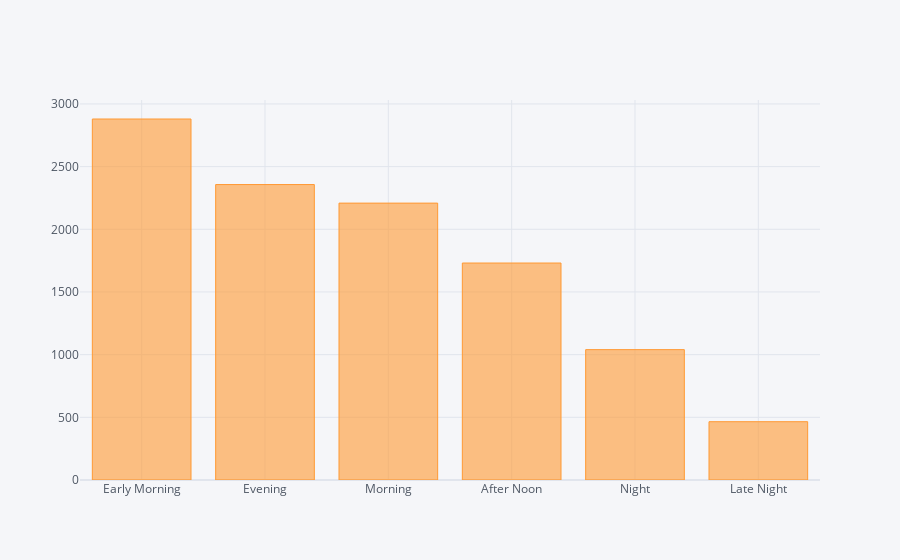

The notebook cell saved with this chart:
### Code cell
data['Dep_Time_hour'].apply(flight_dep_time).value_counts().iplot(kind='bar');

### Figure 1 — Plotly figure (JSON) as saved in the notebook; plotly's stock layout.template omitted (floating-point values rounded to 4 significant figures)
{"data": [{"marker": {"color": "rgba(255, 153, 51, 0.6)", "line": {"color": "rgba(255, 153, 51, 1.0)", "width": 1}}, "name": "count", "orientation": "v", "text": "", "type": "bar", "x": ["Early Morning", "Evening", "Morning", "After Noon", "Night", "Late Night"], "y": [2880, 2357, 2209, 1731, 1040, 465]}], "layout": {"autosize": true, "legend": {"bgcolor": "#F5F6F9", "font": {"color": "#4D5663"}}, "paper_bgcolor": "#F5F6F9", "plot_bgcolor": "#F5F6F9", "title": {"font": {"color": "#4D5663"}}, "xaxis": {"autorange": true, "gridcolor": "#E1E5ED", "range": [-0.5, 5.5], "showgrid": true, "tickfont": {"color": "#4D5663"}, "title": {"font": {"color": "#4D5663"}, "text": ""}, "type": "category", "zerolinecolor": "#E1E5ED"}, "yaxis": {"autorange": true, "gridcolor": "#E1E5ED", "range": [0, 3032.0], "showgrid": true, "tickfont": {"color": "#4D5663"}, "title": {"font": {"color": "#4D5663"}, "text": ""}, "type": "linear", "zerolinecolor": "#E1E5ED"}}}
